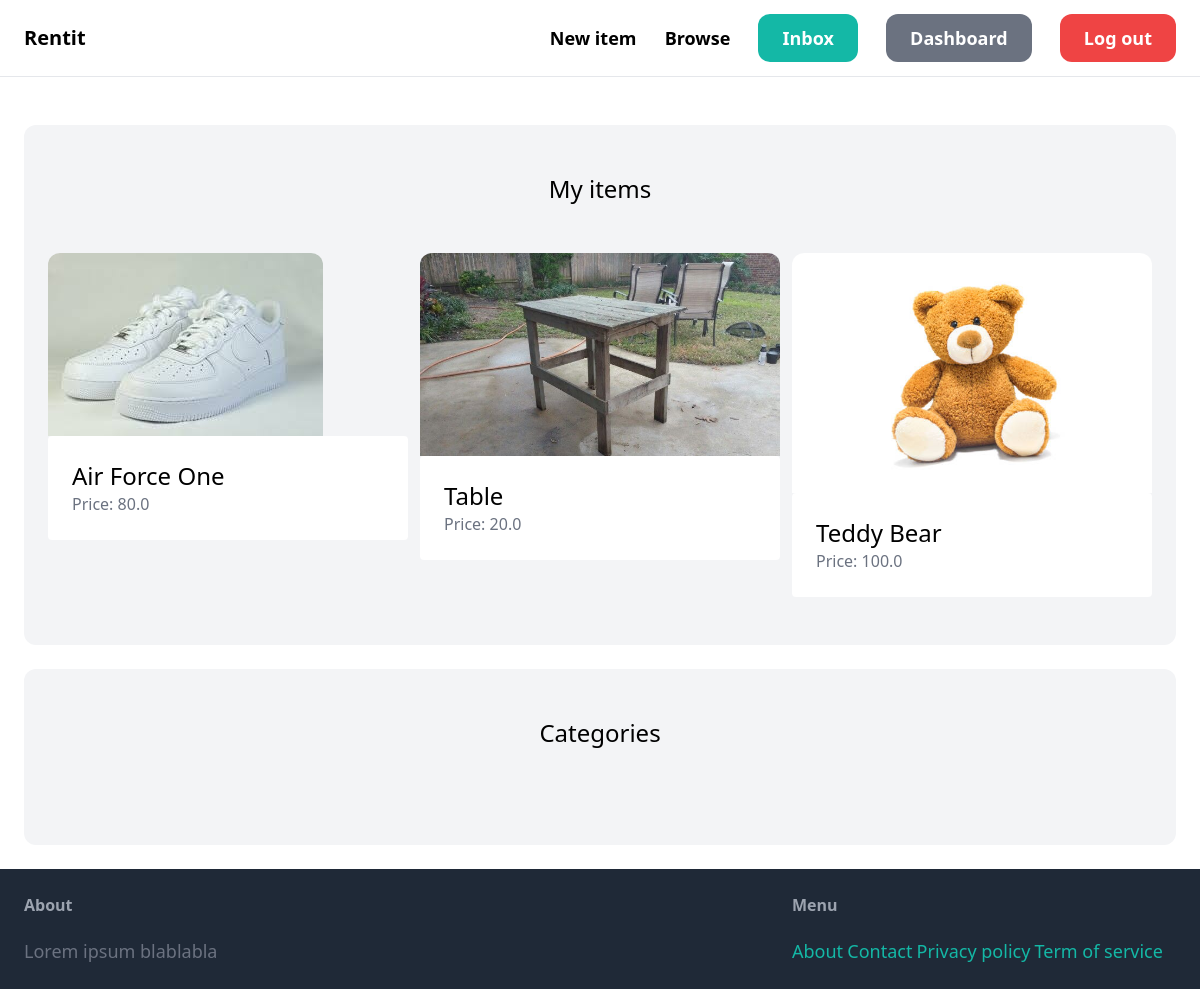
The page /dashboard/ (signed in) on the database its author committed.
### item/models.py (models this page shows, shortened)
class Item(models.Model):
    category = models.ForeignKey(Category, related_name='items', on_delete=models.CASCADE)
    name = models.CharField(max_length=255)
    description = models.TextField(blank=True, null=True)
    price = models.FloatField()
    image = models.ImageField(upload_to='item_images', blank=True, null=True)
    is_sold = models.BooleanField(default=False)
    created_by = models.ForeignKey(User, related_name='items', on_delete=models.CASCADE) #on_delete is used to say that if the user has been deleted, delete every item he created
    created_at = models.DateTimeField(auto_now_add=True)
    class Meta:
        ordering = ('name',) #it's used to order the items by name

### dashboard/views.py (the view)
# urls.py: path('', views.index, name='index'),
@login_required
def index(request):
    items = Item.objects.filter(created_by=request.user)
    return render(request, 'dashboard/index.html', {
        'items': items
    })

### dashboard/templates/dashboard/index.html (shortened to what this page needs)
{% extends 'core/base.html' %}
{% block content %}
    <div class="mt-6 px-6 py-12 bg-gray-100 rounded-xl">
        <h2 class="mb-12 text-2xl text-center">My items</h2>
        <div class="grid grid-cols-3 gap-3">
            {% for item in items %}
                <div>
                    <a href="{% url 'item:detail' item.id %}">
                        <div>
                            <img src="{{ item.image.url }}" class="rounded-t-xl">
                        </div>
                        <div class="p-6 bg-white rounded -b-xl">
                            <h2 class="text-2xl">{{ item.name }}</h2>
                            <p class="text-gray-500">Price: {{item.price}}</p>
                        </div>
                    </a>
                </div>
            {% endfor %}
        </div>
    </div>
    <div class="mt-6 px-6 py-12 bg-gray-100 rounded-xl">
        <h2 class="mb-12 text-2xl text-center">Categories</h2>
    </div>
{% endblock %}

### rows shown on the page
Item: image (picture), name "Air Force One", price "80.0"
Item: image (picture), name "Table", price "20.0"
Item: image (picture), name "Teddy Bear", price "100.0"
